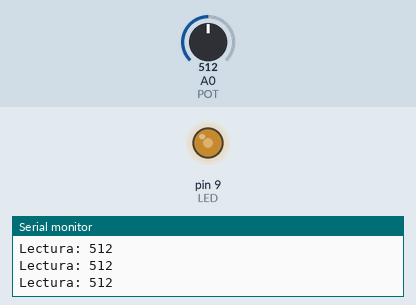
This sketch was run on a simulated Arduino Uno, built with avr-gcc and run on an emulated ATmega328P. On the bench: output pins drawn as LEDs (lit = HIGH), the last lines printed to the serial monitor. The inputs (shaded band) are chosen by the test bench; at power-on: A0 (POT) = 512.

Above: at 1.2 s.
1.3 s: A0 (POT) set to 306
At 1.9 s:
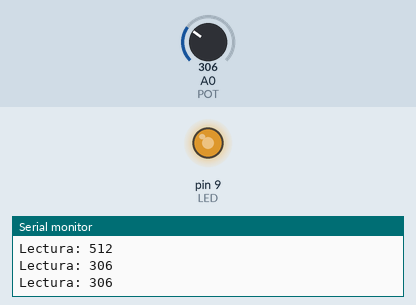
2.8 s: A0 (POT) set to 240
At 4.0 s:
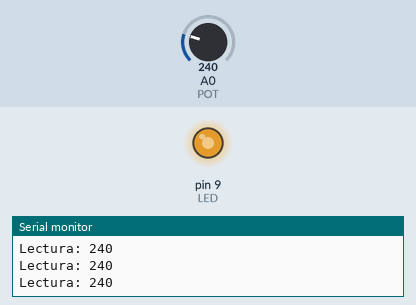
4.3 s: A0 (POT) set to 900
At 5.4 s:
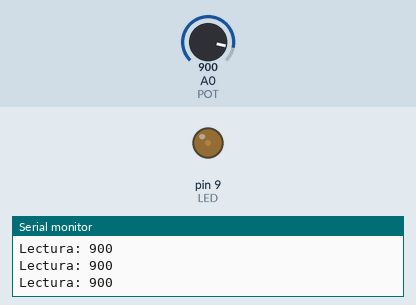
5.8 s: A0 (POT) set to 1023
At 6.5 s:
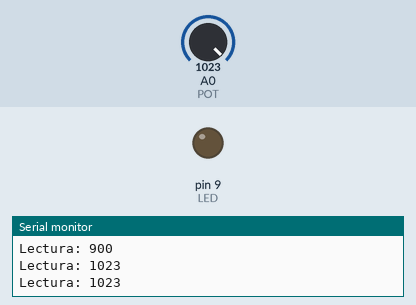
7.3 s: A0 (POT) set to 511
At 7.7 s:
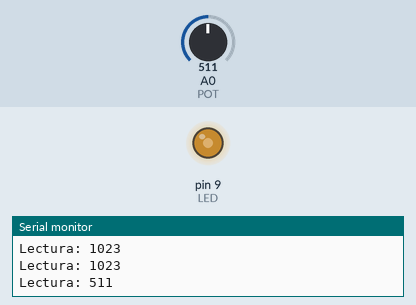
Timing chart, 0 to 9.8 s (numbered marks = the images above; inputs shaded):
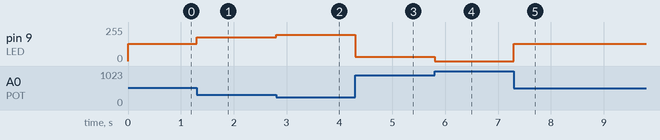

Measured:
- after the input at 1.3 s, pin 9 (LED): 128/255 → 179/255 at once
- after the input at 2.8 s, pin 9 (LED): 179/255 → 196/255 at once
- after the input at 4.3 s, pin 9 (LED): 196/255 → 31/255 at once
- after the input at 5.8 s, pin 9 (LED): 31/255 → 0/255 at once
- after the input at 7.3 s, pin 9 (LED): 0/255 → 128/255 at once

The sketch:

pot-invertido.ino
```cpp
// Fallo: map con los extremos al revés (más tensión, menos brillo).
const int POT = A0;
const int LED = 9;
unsigned long ultimo = 0;

void setup() {
  Serial.begin(9600);
}

void loop() {
  int lectura = analogRead(POT);
  analogWrite(LED, map(lectura, 0, 1023, 255, 0));
  if (millis() - ultimo >= 250) {
    ultimo += 250;
    Serial.print("Lectura: ");
    Serial.println(lectura);
  }
}
```
